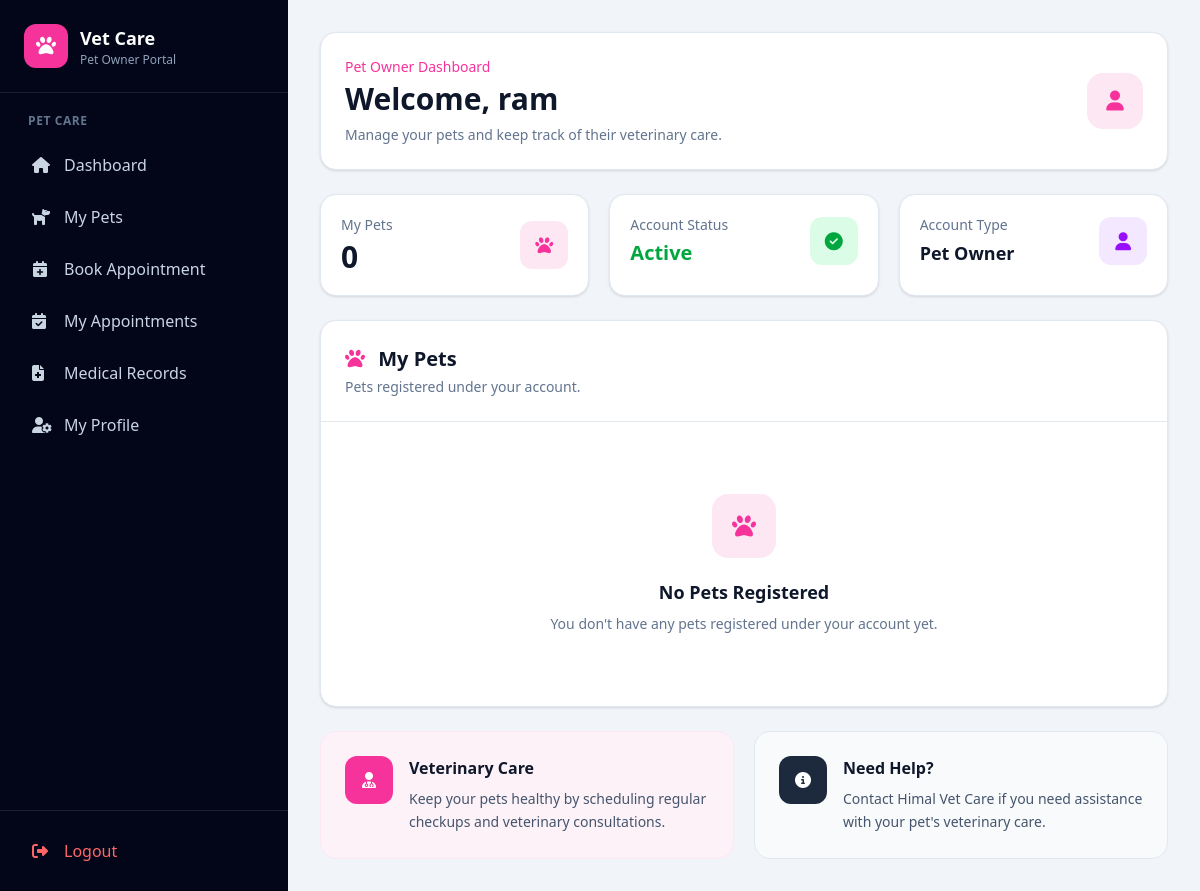
Before: /owner-dashboard/ (signed in) with the older database file.
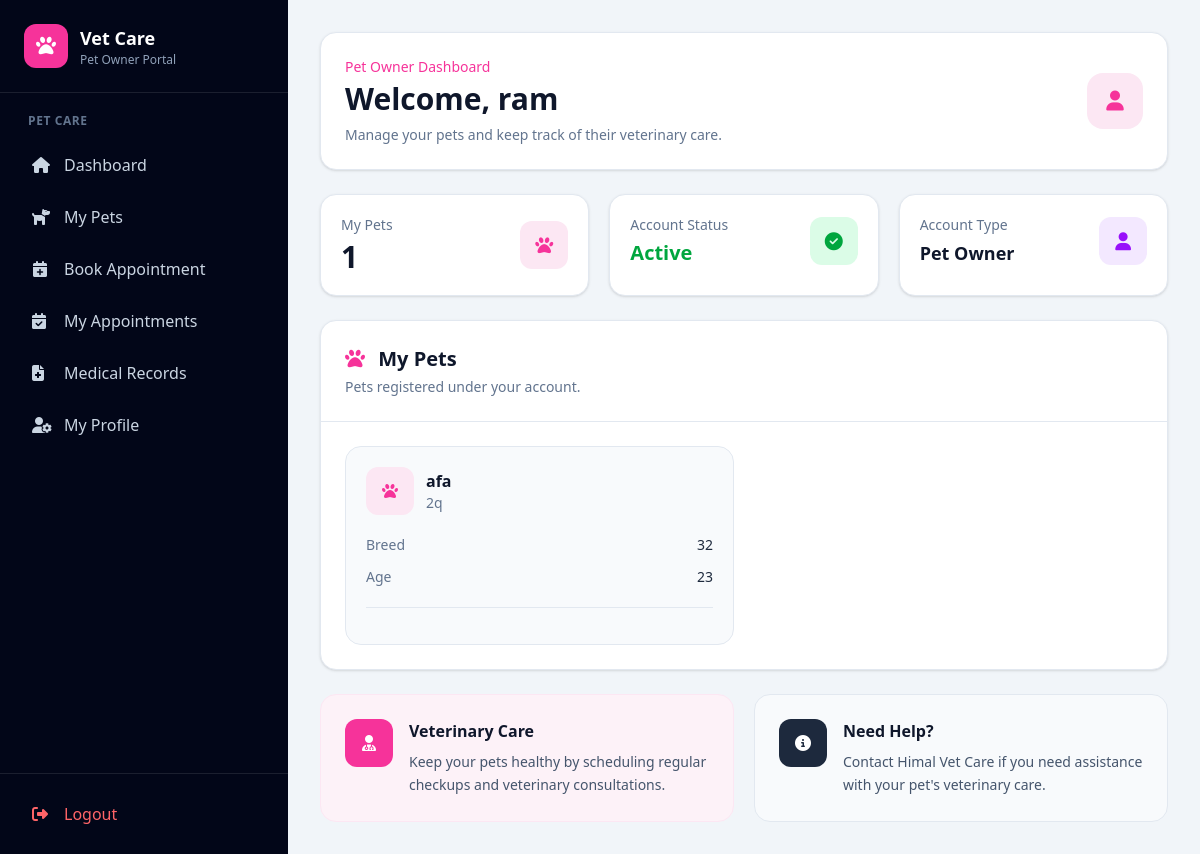
After: the same page with the newer database file.
### account/models.py (models this page shows, shortened)
class User(AbstractUser):
    ADMIN = "ADMIN"
    VETERINARIAN = "VETERINARIAN"
    PET_OWNER = "PET_OWNER"
    ROLE_CHOICES = [
        (ADMIN, "Admin"),
        (VETERINARIAN, "Veterinarian"),
        (PET_OWNER, "Pet Owner"),
    ]
    role = models.CharField(
        max_length=20,
        choices=ROLE_CHOICES,
        default=PET_OWNER
    )
    phone = models.CharField(
        max_length=15,
        blank=True,
        null=True
    )
    address = models.TextField(
        blank=True,
        null=True
    )
    created_at = models.DateTimeField(
        auto_now_add=True
    )
    updated_at = models.DateTimeField(
        auto_now=True
    )

### animal/models.py (models this page shows, shortened)
class Animal(models.Model):
    owner = models.ForeignKey(
        User,
        on_delete=models.CASCADE,
        related_name="animals",
        null=True,
        blank=True
    )
    name = models.CharField(max_length=100)
    species = models.CharField(max_length=100)
    breed = models.CharField(
        max_length=100,
        blank=True,
        null=True
    )
    age = models.PositiveIntegerField(
        blank=True,
        null=True
    )
    symptoms = models.TextField(
        blank=True,
        null=True
    )
    created_at = models.DateTimeField(
        auto_now_add=True
    )

### account/views.py (the view)
@login_required
def owner_dashboard(request):
    user = request.user
    if user.role != User.PET_OWNER:
        messages.error(
            request,
            "You are not authorized to access the pet owner dashboard."
        )
        return redirect("dashboard")
    pet_owner_profile = getattr(
        user,
        "pet_owner_profile",
        None
    )
    try:
        my_animals = Animal.objects.filter(
            owner=user
        )
    except Exception:
        my_animals = Animal.objects.none()
    try:
        appointments = (
            Appointment.objects
            .filter(animal__in=my_animals)
            .order_by("appointment_date")[:5]
        )
    except Exception:
        appointments = Appointment.objects.none()
    try:
        medical_records = (
            MedicalRecord.objects
            .filter(animal__in=my_animals)
            .order_by("-id")[:5]
        )
    except Exception:
        medical_records = MedicalRecord.objects.none()
    context = {
        "my_animals": my_animals,
        "appointments": appointments,
        "medical_records": medical_records,
        "pet_owner_profile": pet_owner_profile,
        "user_role": "PET_OWNER",
    }
    return render(
        request,
        "account/owner_dashboard.html",
        context
    )

### account/templates/account/owner_dashboard.html (shortened to what this page needs)
{% extends 'ownerbase.html' %}
{% block content %}
<div class="max-w-7xl mx-auto space-y-6">
    <div class="bg-white rounded-2xl border border-slate-200
                shadow-sm p-6">
        <div class="flex flex-col sm:flex-row
                    sm:items-center sm:justify-between gap-4">
            <div>
                <p class="text-sm font-medium text-pink-500">
                    Pet Owner Dashboard
                </p>
                <h2 class="mt-1 text-2xl sm:text-3xl
                           font-bold text-slate-900">
                    Welcome,
                    {{ request.user.get_full_name|default:request.user.username }}
                </h2>
                <p class="mt-2 text-sm text-slate-500">
                    Manage your pets and keep track of their veterinary care.
                </p>
            </div>
            <div class="w-14 h-14 rounded-2xl
                        bg-pink-100 text-pink-500
                        flex items-center justify-center
                        text-xl shrink-0">
                <i class="fa-solid fa-user"></i>
            </div>
        </div>
    </div>
    <div class="grid grid-cols-1 sm:grid-cols-2 lg:grid-cols-3 gap-5">
        <div class="bg-white rounded-2xl
                    border border-slate-200
                    shadow-sm p-5">
            <div class="flex items-center justify-between">
                <div>
                    <p class="text-sm text-slate-500">
                        My Pets
                    </p>
                    <h3 class="mt-1 text-3xl font-bold text-slate-900">
                        {{ my_animals|length }}
                    </h3>
                </div>
                <div class="w-12 h-12 rounded-xl
                            bg-pink-100 text-pink-500
                            flex items-center justify-center">
                    <i class="fa-solid fa-paw text-lg"></i>
                </div>
            </div>
        </div>
        <div class="bg-white rounded-2xl
                    border border-slate-200
                    shadow-sm p-5">
            <div class="flex items-center justify-between">
                <div>
                    <p class="text-sm text-slate-500">
                        Account Status
                    </p>
                    <h3 class="mt-1 text-xl font-bold text-green-600">
                        Active
                    </h3>
                </div>
                <div class="w-12 h-12 rounded-xl
                            bg-green-100 text-green-600
                            flex items-center justify-center">
                    <i class="fa-solid fa-circle-check text-lg"></i>
                </div>
            </div>
        </div>
        <div class="bg-white rounded-2xl
                    border border-slate-200
                    shadow-sm p-5">
            <div class="flex items-center justify-between">
                <div>
                    <p class="text-sm text-slate-500">
                        Account Type
                    </p>
                    <h3 class="mt-1 text-lg font-bold text-slate-900">
                        {{ request.user.get_role_display }}
                    </h3>
                </div>
                <div class="w-12 h-12 rounded-xl
                            bg-purple-100 text-purple-600
                            flex items-center justify-center">
                    <i class="fa-solid fa-user text-lg"></i>
                </div>
            </div>
        </div>
    </div>
    <div class="bg-white rounded-2xl
                border border-slate-200
                shadow-sm overflow-hidden">
        <div class="p-5 sm:p-6
                    border-b border-slate-200
                    flex flex-col sm:flex-row
                    sm:items-center
                    sm:justify-between
                    gap-3">
            <div>
                <h3 class="text-xl font-bold text-slate-900">
                    <i class="fa-solid fa-paw text-pink-500 mr-2"></i>
                    My Pets
                </h3>
                <p class="mt-1 text-sm text-slate-500">
                    Pets registered under your account.
                </p>
            </div>
        </div>
        <div class="p-5 sm:p-6">
            {% if my_animals %}
                <div class="grid grid-cols-1
                            md:grid-cols-2
                            xl:grid-cols-3
                            gap-5">
                    {% for animal in my_animals %}
                        <div class="rounded-2xl
                                    border border-slate-200
                                    bg-slate-50
                                    p-5
                                    hover:shadow-md
                                    transition">
                            <div class="flex items-center
                                        justify-between gap-3">
                                <div class="flex items-center gap-3">
                                    <div class="w-12 h-12
                                                rounded-xl
                                                bg-pink-100
                                                text-pink-500
                                                flex items-center
                                                justify-center">
                                        <i class="fa-solid fa-paw"></i>
                                    </div>
                                    <div>
                                        <h4 class="font-bold
                                                   text-slate-900">
                                            {{ animal.name }}
                                        </h4>
                                        <p class="text-sm
                                                  text-slate-500">
                                            {{ animal.species|default:"Pet" }}
                                        </p>
                                    </div>
                                </div>
                            </div>
                            <div class="mt-5 space-y-3">
                                {% if animal.breed %}
                                    <div class="flex items-center
                                                justify-between
                                                text-sm">
                                        <span class="text-slate-500">
                                            Breed
                                        </span>
                                        <span class="font-medium
                                                     text-slate-800">
                                            {{ animal.breed }}
                                        </span>
                                    </div>
                                {% endif %}
                                {% if animal.age %}
                                    <div class="flex items-center
                                                justify-between
                                                text-sm">
                                        <span class="text-slate-500">
                                            Age
                                        </span>
                                        <span class="font-medium
                                                     text-slate-800">
                                            {{ animal.age }}
                                        </span>
                                    </div>
                                {% endif %}
                            </div>
                            {% if animal.id %}
                                <div class="mt-5 pt-4
                                            border-t border-slate-200">
                                </div>
                            {% endif %}
                        </div>
                    {% endfor %}
                </div>
            {% else %}
                <div class="text-center py-12">
                    <div class="mx-auto w-16 h-16
                                rounded-2xl
                                bg-pink-100
                                text-pink-500
                                flex items-center
                                justify-center
                                text-2xl">
                        <i class="fa-solid fa-paw"></i>
                    </div>
                    <h4 class="mt-5 text-lg
                               font-bold text-slate-900">
                        No Pets Registered
                    </h4>
                    <p class="mt-2 text-sm
                              text-slate-500
                              max-w-md mx-auto">
                        You don't have any pets registered
                        under your account yet.
                    </p>
                </div>
            {% endif %}
        </div>
    </div>
    <div class="grid grid-cols-1 lg:grid-cols-2 gap-5">
        <div class="bg-pink-50
                    border border-pink-100
                    rounded-2xl
                    p-6">
            <div class="flex items-start gap-4">
                <div class="w-12 h-12
                            rounded-xl
                            bg-pink-500
                            text-white
                            flex items-center
                            justify-center
                            shrink-0">
                    <i class="fa-solid fa-user-doctor"></i>
                </div>
                <div>
                    <h3 class="font-bold
                               text-slate-900">
                        Veterinary Care
                    </h3>
                    <p class="mt-2 text-sm
                              text-slate-600
                              leading-relaxed">
                        Keep your pets healthy by
                        scheduling regular checkups
                        and veterinary consultations.
                    </p>
                </div>
            </div>
        </div>
        <div class="bg-slate-50
                    border border-slate-200
                    rounded-2xl
                    p-6">
            <div class="flex items-start gap-4">
                <div class="w-12 h-12
                            rounded-xl
                            bg-slate-800
                            text-white
                            flex items-center
                            justify-center
                            shrink-0">
                    <i class="fa-solid fa-circle-info"></i>
                </div>
                <div>
                    <h3 class="font-bold
                               text-slate-900">
                        Need Help?
                    </h3>
                    <p class="mt-2 text-sm
                              text-slate-600
                              leading-relaxed">
                        Contact Himal Vet Care if
                        you need assistance with
                        your pet's veterinary care.
                    </p>
                </div>
            </div>
        </div>
    </div>
</div>
{% endblock %}

Changed rows visible on the page:
added Animal: name "afa", species "2q", breed "32", age "23"
Other visible differences:
{{ my_animals|length }}: "0" → "1"
text no longer shown: "No Pets Registered You don't have any pets registered under your account yet."
